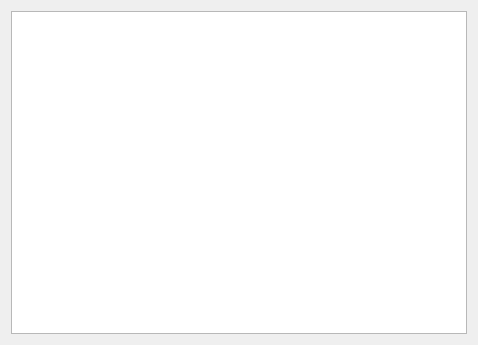
<?xml version="1.0" encoding="UTF-8"?>
<ui version="4.0">
 <class>Widget</class>
 <widget class="QWidget" name="Widget">
  <property name="geometry">
   <rect>
    <x>0</x>
    <y>0</y>
    <width>478</width>
    <height>345</height>
   </rect>
  </property>
  <property name="windowTitle">
   <string>Widget</string>
  </property>
  <layout class="QHBoxLayout" name="horizontalLayout">
   <item>
    <widget class="QTreeWidget" name="treeWidget">
     <property name="columnCount">
      <number>0</number>
     </property>
    </widget>
   </item>
  </layout>
 </widget>
 <resources/>
 <connections/>
</ui>
